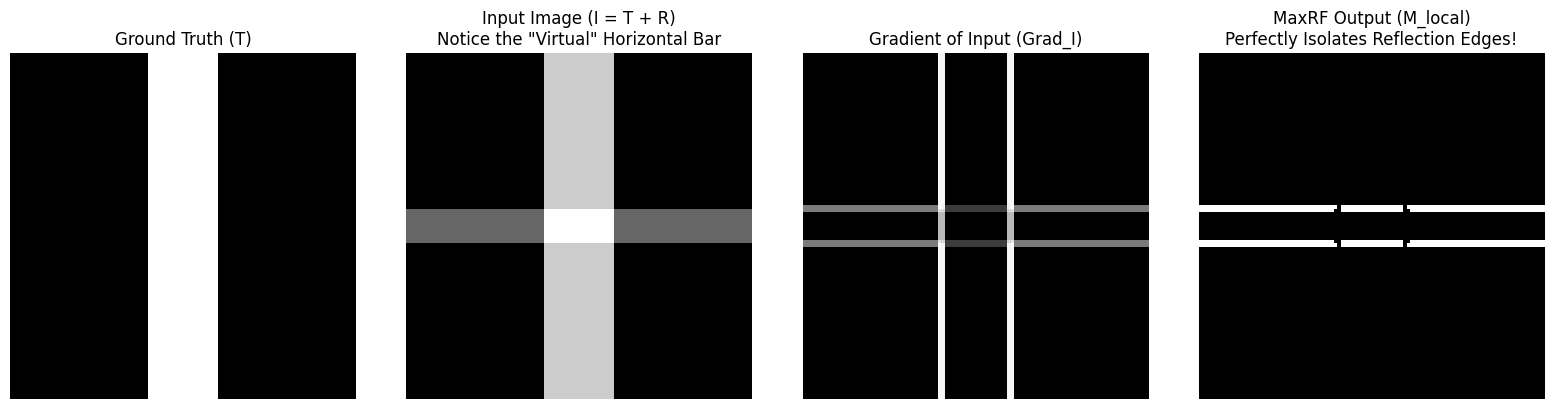
#> input picture Images/M_local.png, 1554 x 409 px
$ python -i helper.py   (imports and definitions only)   (older library calls are emulated)
#> lines starting #> are read from the running program, lines starting #| are printed output that depends on the picture
#> further down, picture is the input picture: shape (409, 1554, 3); min 0, max 255, mean 84.7
import cv2
import numpy as np

def load_rgb_image(path):
    """Safely loads an image and correctly converts it to RGB."""
    img = cv2.imread(path)
    if img is None:
        raise FileNotFoundError(f"Could not load image at {path}")
    return cv2.cvtColor(img, cv2.COLOR_BGR2RGB)

def compute_gradient_magnitude(img):
    """Computes the raw Sobel edge gradient magnitude without destructive normalization."""
    if len(img.shape) == 3:
        img = cv2.cvtColor(img, cv2.COLOR_RGB2GRAY)

    # Compute gradients in 64-bit float to preserve raw intensities
    grad_x = cv2.Sobel(img, cv2.CV_64F, 1, 0, ksize=3)
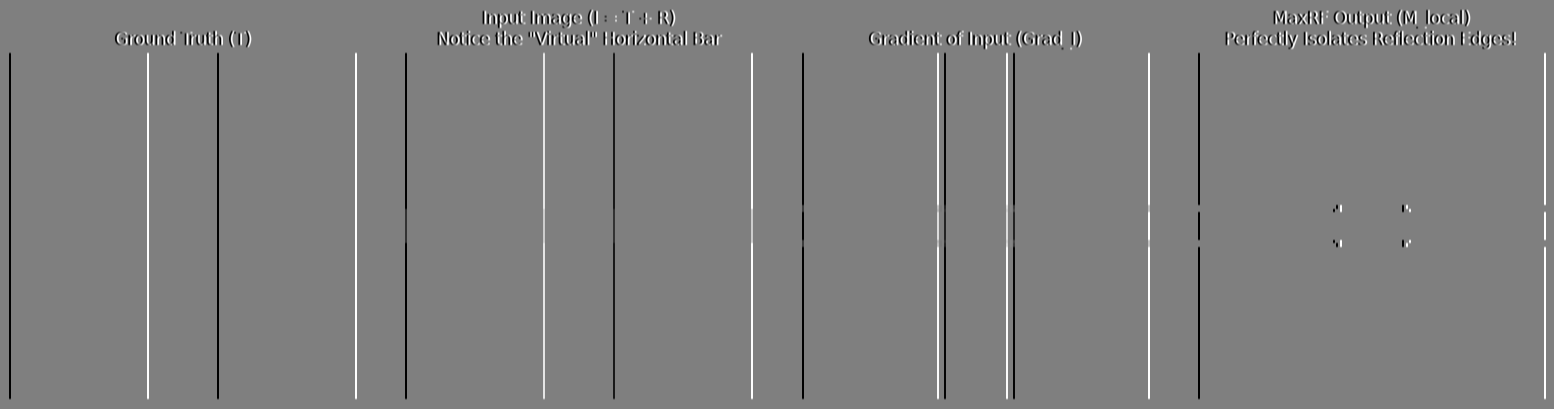
#> grad_x: shape (409, 1554) float64; min -1020, max 1020, mean 0; drawn with min black and max white
    grad_y = cv2.Sobel(img, cv2.CV_64F, 0, 1, ksize=3)
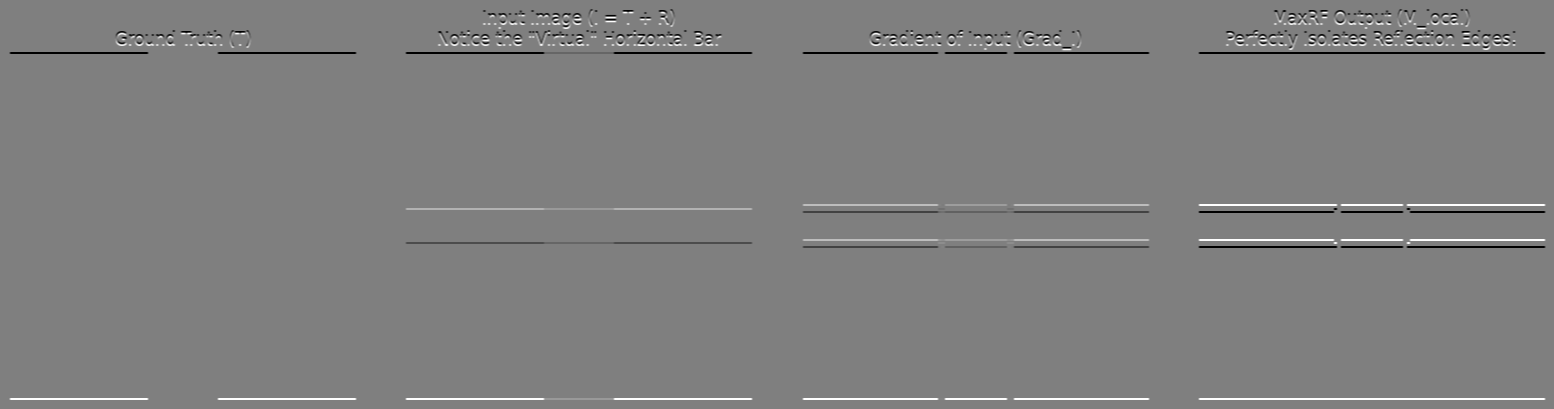
#> grad_y: shape (409, 1554) float64; min -1020, max 1020, mean 0; drawn with min black and max white

    # Return raw magnitude for accurate relative comparison
    return cv2.magnitude(grad_x, grad_y)
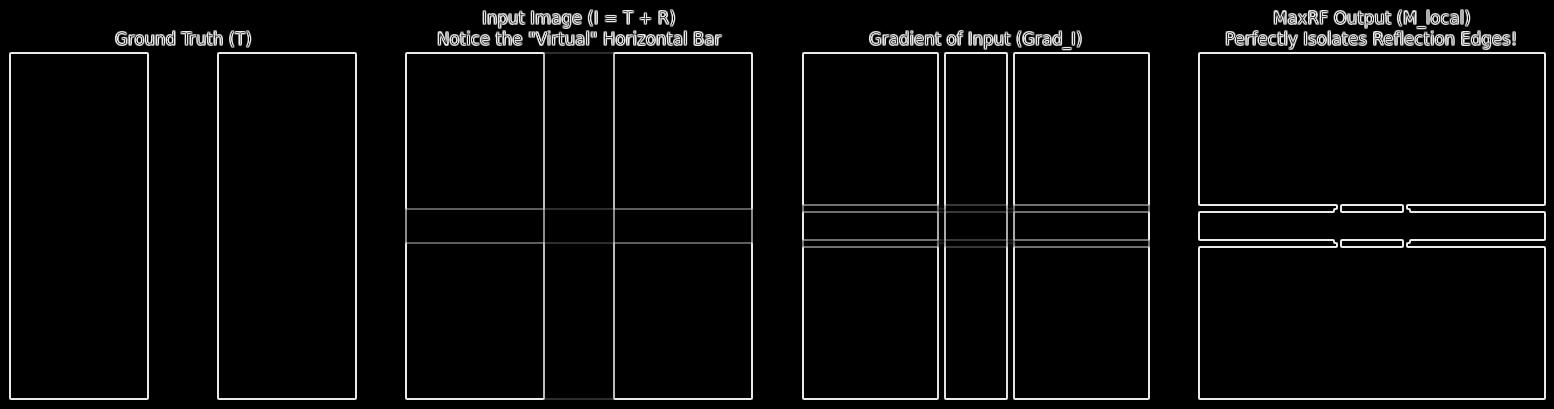
#> returned value: shape (409, 1554) float64; min 0, max 1108.2, mean 45.9; drawn with min black and max white

def get_magnitude_spectrum(img):
    """Computes the centered log-magnitude spectrum of a 2D grayscale image."""
    if len(img.shape) == 3:
        img = cv2.cvtColor(img, cv2.COLOR_RGB2GRAY)

    f = np.fft.fft2(img)
    fshift = np.fft.fftshift(f)
    return np.log(1 + np.abs(fshift))

>>> import cv2
>>> picture = cv2.cvtColor(cv2.imread('../Images/M_local.png'), cv2.COLOR_BGR2RGB)
>>> result = compute_gradient_magnitude(picture)

$ run again, on Images/img1_rr.png
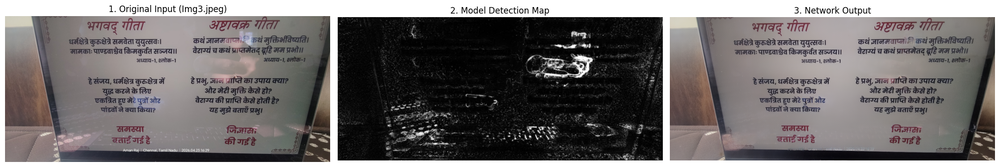
#> input picture Images/img1_rr.png, 1000 x 167 px, shrunk from 1990 x 332 before the run
#> in compute_gradient_magnitude, `grad_y = cv2.Sobel(img, cv2.CV_64F, 0, 1, ksize=3)`:
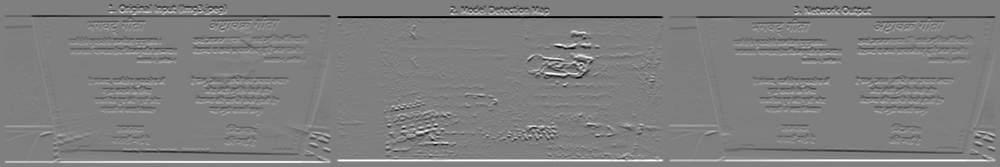
#> grad_y: shape (167, 1000) float64; min -1020, max 1020, mean 0; drawn with min black and max white
#> in compute_gradient_magnitude, `return cv2.magnitude(grad_x, grad_y)`:
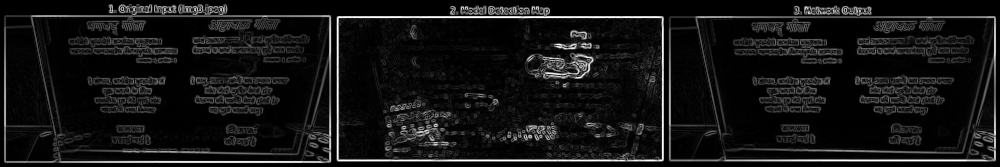
#> returned value: shape (167, 1000) float64; min 0, max 1020.8, mean 84.6; drawn with min black and max white
